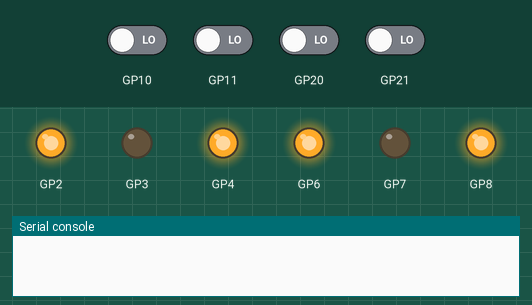
A program run on a simulated Raspberry Pi Pico running MicroPython. Shown: output pins drawn as LEDs (lit = HIGH), the last lines printed to the serial console. The test bench sets the inputs (shaded band); at power-on: GP10, GP11, GP20, GP21 LOW.

Above: at 0.2 s.
At 5.81 s:
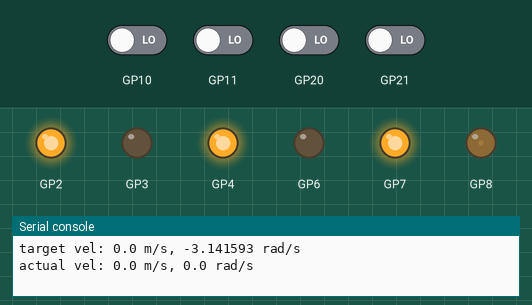
At 10.49 s:
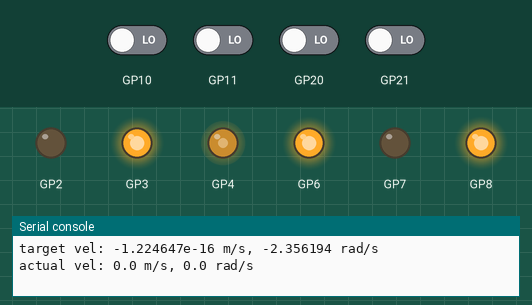
At 14.7 s:
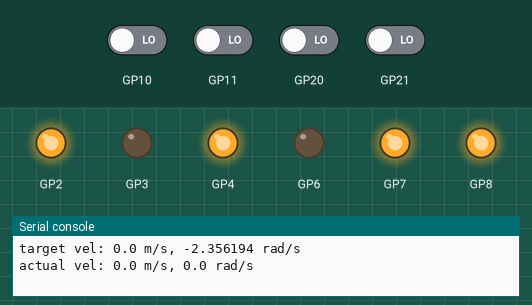
At 28.19 s:
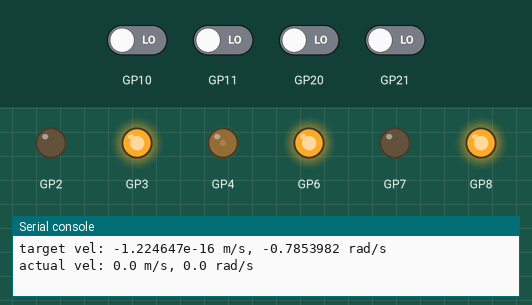
At 37.3 s:
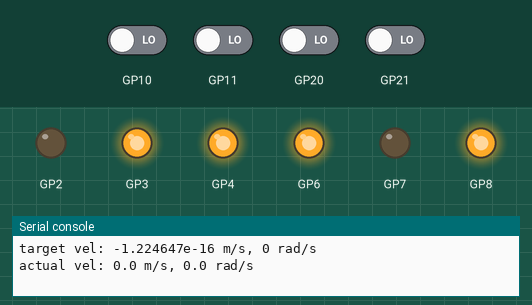
Timing chart, 0 to 38.8 s (numbered marks = the images above):
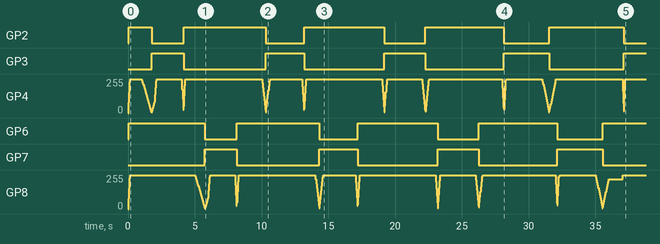

The program:

diff_drive_controller.py
```python
from wheel_controller import WheelController


class DiffDriveController:
    def __init__(self, left_ids, right_ids) -> None:
        self.left_wheel = WheelController(*left_ids)
        self.right_wheel = WheelController(*right_ids)

        # Variables
        self.meas_lin_vel = 0.0
        self.meas_ang_vel = 0.0

        # Constants
        self.WHEEL_SEP = 0.382  # wheel separation in meters

    def get_vels(self):
        """
        Get actual velocities
        """
        self.meas_lin_vel = 0.5 * (
            self.left_wheel.lin_vel + self.right_wheel.lin_vel
        )  # robot's linear velocity
        self.meas_ang_vel = (
            self.right_wheel.lin_vel - self.left_wheel.lin_vel
        ) / self.WHEEL_SEP  # robot's angular velocity
        return self.meas_lin_vel, self.meas_ang_vel

    def set_vels(self, target_lin_vel, target_ang_vel):
        """
        Set reference velocities
        """
        left_targ_lin_vel = target_lin_vel - 0.5 * (target_ang_vel * self.WHEEL_SEP)
        right_targ_lin_vel = target_lin_vel + 0.5 * (target_ang_vel * self.WHEEL_SEP)
        self.left_wheel.set_lin_vel(left_targ_lin_vel)
        self.right_wheel.set_lin_vel(right_targ_lin_vel)


if __name__ == "__main__":
    from time import sleep
    from math import pi, sin

    ddc = DiffDriveController(
        left_ids=((3, 2, 4), (21, 20)), right_ids=((6, 7, 8), (11, 10))
    )
    phases = [-pi, -3 * pi / 4, -pi / 2, -pi / 4, 0, pi / 4, pi / 2, 3 * pi / 4, pi]
    for av in phases:
        for lv in phases:
            targ_ang_vel = av
            targ_lin_vel = sin(lv)
            ddc.set_vels(targ_lin_vel, targ_ang_vel)
            sleep(1)
            meas_lin_vel, meas_ang_vel = ddc.get_vels()
            print(
                f"target vel: {targ_lin_vel} m/s, {targ_ang_vel} rad/s\nactual vel: {meas_lin_vel} m/s, {meas_ang_vel} rad/s\n"
            )
    ddc.set_vels(0.0, 0.0)
```

wheel_controller.py
```python
from wheel_driver import WheelDriver
from machine import Timer


class WheelController(WheelDriver):
    def __init__(self, driver_ids, encoder_ids) -> None:
        super().__init__(driver_ids, encoder_ids)
        # Variables
        self.target_vel = 0.0
        self.err = 0.0
        self.prev_err = 0.0
        self.sum_err = 0.0
        self.d_err = 0.0
        self.duty = 0
        self.reg_vel_counter = 0  # to restrict vel regulating time
        # Constants
        self.reg_vel_freq = 25
        self.K_P = 0.5
        self.K_I = 0.0
        self.K_D = 0.0
        # Init timer
        self.vel_regulator = Timer(
            mode=Timer.PERIODIC, freq=self.reg_vel_freq, callback=self.regulate_velocity
        )

    def regulate_velocity(self, timer):
        """
        Spin motor to approach target linear velocity for 1 second
        """
        # No need for PID control if target velocity is 0
        if self.target_vel == 0 or self.reg_vel_counter > self.reg_vel_freq:
            self.stop()
        else:
            self.err = self.target_vel - self.lin_vel
            self.sum_err += self.err  # err_sum = err_sum + err
            self.diff_err = self.err - self.prev_err
            self.prev_err = self.err  # don't forget updating previous error
            inc_duty = (
                self.K_P * self.err + self.K_I * self.sum_err + self.K_D * self.diff_err
            )
            self.duty += inc_duty
            if self.duty > 0:  # forward
                if self.duty > 1:
                    self.duty = 1
                self.forward(self.duty)
            elif self.duty < 0:  # backward
                if self.duty < -1:
                    self.duty = -1
                self.backward(-self.duty)  # self.duty is negative
            else:
                self.stop()
            self.reg_vel_counter += 1

    def set_lin_vel(self, target_vel):
        """
        Set a reference LINEAR VELOCITY for this wheel
        """
        if target_vel is not self.target_vel:
            self.target_vel = target_vel
            self.sum_err = 0.0
            self.reg_vel_counter = 0


# TEST
if __name__ == "__main__":
    from time import sleep

    # wc = WheelController((3, 2, 4), (21, 20))
    wc = WheelController((6, 7, 8), (11, 10))
    print(f"target velocity: {wc.target_vel}")
    for v in range(1, 11):
        wc.set_lin_vel(v / 10)
        sleep(1)
        print(f"target velocity: {wc.target_vel}, actual velocity: {wc.lin_vel}")
    for v in reversed(range(10)):
        wc.set_lin_vel(v / 10)
        sleep(1)
        print(f"target velocity: {wc.target_vel}, actual velocity: {wc.lin_vel}")
    for v in range(1, 11):
        wc.set_lin_vel(-v / 10)
        sleep(1)
        print(f"target velocity: {wc.target_vel}, actual velocity: {wc.lin_vel}")
    for v in reversed(range(10)):
        wc.set_lin_vel(-v / 10)
        sleep(1)
        print(f"target velocity: {wc.target_vel}, actual velocity: {wc.lin_vel}")
    wc.set_lin_vel(0)
    sleep(1)
```

wheel_driver.py
```python
from motor_driver import MotorDriver
from machine import Pin, Timer
from math import pi


class WheelDriver(MotorDriver):
    def __init__(self, driver_ids, encoder_ids) -> None:
        super().__init__(*driver_ids)
        self.enc_a_pin = Pin(encoder_ids[0], Pin.IN)
        self.enc_b_pin = Pin(encoder_ids[1], Pin.IN)
        self.enc_a_pin.irq(
            trigger=Pin.IRQ_RISING | Pin.IRQ_FALLING, handler=self._update_counts_a
        )
        self.enc_b_pin.irq(
            trigger=Pin.IRQ_RISING | Pin.IRQ_FALLING, handler=self._update_counts_b
        )
        # variables
        self._enc_a_val = self.enc_a_pin.value()
        self._enc_b_val = self.enc_b_pin.value()
        self.prev_counts = 0
        self.ang_vel = 0.0
        self.lin_vel = 0.0

        # Constants
        self.WHEEL_RADIUS = 0.06  # meters
        self.CPR = 64
        self.GEAR_RATIO = 70
        self.vel_probe_freq = 50  # Hz

        # Init timer for velocity probing
        self.vel_probe = Timer(
            mode=Timer.PERIODIC, freq=self.vel_probe_freq, callback=self.probe_velocity
        )
        # Init counts
        self.reset_encoder_counts()

    def _update_counts_a(self, pin):
        self._enc_a_val = pin.value()
        if self._enc_a_val == 1:
            if self._enc_b_val == 0:  # a=1, b=0
                self.encoder_counts += 1
            else:  # a=1, b=1
                self.encoder_counts -= 1
        else:
            if self._enc_b_val == 0:  # a=0, b=0
                self.encoder_counts -= 1
            else:  # a=0, b=1
                self.encoder_counts += 1

    def _update_counts_b(self, pin):
        self._enc_b_val = pin.value()
        if self._enc_b_val == 1:
            if self._enc_a_val == 0:  # b=1, a=0
                self.encoder_counts -= 1
            else:  # b=1, a=1
                self.encoder_counts += 1
        else:
            if self._enc_a_val == 0:  # b=0, a=0
                self.encoder_counts += 1
            else:  # b=0, a=1
                self.encoder_counts -= 1

    def probe_velocity(self, timer):
        curr_counts = self.encoder_counts
        d_counts = curr_counts - self.prev_counts
        self.prev_counts = curr_counts  # update previous encoder counts
        d_rad = d_counts / (self.CPR * self.GEAR_RATIO) * 2 * pi  # radians
        self.ang_vel = d_rad / (1 / self.vel_probe_freq)  # rad/s
        self.lin_vel = self.WHEEL_RADIUS * self.ang_vel  # m/s
        return self.ang_vel, self.lin_vel

    def reset_encoder_counts(self):
        self.encoder_counts = 0


# TEST
if __name__ == "__main__":  # Test only the encoder part
    from time import sleep

    # SETUP
    # wd = WheelDriver((3, 2, 4), (21, 20))
    wd = WheelDriver((6, 7, 8), (11, 10))
    curr_counts = 0
    prev_counts = 0
    dt = 0.04

    # LOOP
    # Forwardly ramp up and down
    for i in range(100):
        wd.forward((i + 1) / 100)
        sleep(dt)  # 4 seconds to ramp up
        print(f"angular velocity: {wd.ang_vel}, linear velocity: {wd.lin_vel}")
    for i in reversed(range(100)):
        wd.forward((i + 1) / 100)
        sleep(dt)  # 4 seconds to ramp down
        print(f"angular velocity: {wd.ang_vel}, linear velocity: {wd.lin_vel}")
    # Backwardly ramp up and down
    for i in range(100):
        wd.backward((i + 1) / 100)
        sleep(dt)  # 4 seconds to ramp up
        print(f"angular velocity: {wd.ang_vel}, linear velocity: {wd.lin_vel}")
    for i in reversed(range(100)):
        wd.backward((i + 1) / 100)
        sleep(dt)  # 4 seconds to ramp down
        print(f"angular velocity: {wd.ang_vel}, linear velocity: {wd.lin_vel}")

    # Terminate
    wd.halt()
    print("Motor driver disabled!")
```

motor_driver.py
```python
from machine import Pin, PWM


class MotorDriver:
    def __init__(self, ina_id, inb_id, pwm_id):
        self.ina_pin = Pin(ina_id, Pin.OUT)
        self.inb_pin = Pin(inb_id, Pin.OUT)
        self.pwm_pin = PWM(Pin(pwm_id))
        self.pwm_pin.freq(1000)
        # Stop motor
        self.stop()
        self.halt()

    def halt(self):
        self.ina_pin.off()
        self.inb_pin.off()

    def stop(self):
        self.pwm_pin.duty_u16(0)

    def forward(self, duty: float = 0.0):
        assert 0 <= duty <= 1  # make sure speed in range [0, 1]
        self.ina_pin.off()
        self.inb_pin.on()
        self.pwm_pin.duty_u16(int(65535 * duty))

    def backward(self, duty: float = 0.0):
        assert 0 <= duty <= 1  # make sure speed in range [0, 1]
        self.ina_pin.on()
        self.inb_pin.off()
        self.pwm_pin.duty_u16(int(65535 * duty))


if __name__ == "__main__":
    from time import sleep

    # SETUP
    md = MotorDriver(3, 2, 4)
    # md = MotorDriver(6, 7, 8)

    # LOOP
    for i in range(100):
        md.forward((i + 1) / 100)
        print(f"f, dc: {i}%")
        sleep(4 / 100)  # 4 seconds to ramp up
    for i in reversed(range(100)):
        md.forward((i + 1) / 100)
        print(f"f, dc: {i}%")
        sleep(4 / 100)  # 4 seconds to ramp down
    # Backwardly ramp up and down
    for i in range(100):
        md.backward((i + 1) / 100)
        print(f"b, dc: {i}%")
        sleep(4 / 100)  # 4 seconds to ramp up
    for i in reversed(range(100)):
        md.backward((i + 1) / 100)
        print(f"b, dc: {i}%")
        sleep(4 / 100)  # 4 seconds to ramp down

    # TERMINATE
    md.stop()
    print("motor stopped.")
    sleep(0.1)  # full stop
    md.halt()
    print("motor driver disabled.")
```

Measured:
- by itself, GP2: LOW → HIGH at 0.04 s, → LOW 1.7 s later, → HIGH 2.4 s later, → LOW 6.2 s later, … (10 changes in this stretch)
- by itself, GP3, GP7: repeats every 9.0 s: LOW 6.2 s, HIGH 2.9 s
- by itself, GP6: LOW → HIGH at 0.04 s, → LOW 5.7 s later, → HIGH 2.4 s later, → LOW 6.2 s later, … (9 changes in this stretch)
